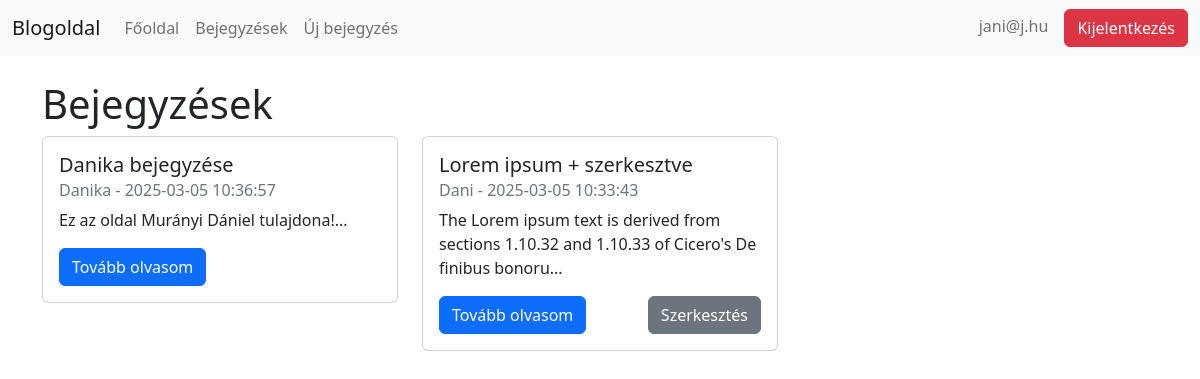
/posts.php (signed in), run on the app's committed database.
### tables this page shows
CREATE TABLE `posts` (
  `id` int(11) NOT NULL,
  `title` varchar(60) NOT NULL,
  `description` text NOT NULL,
  `date` timestamp NOT NULL DEFAULT CURRENT_TIMESTAMP,
  `author_id` int(11) NOT NULL
);

CREATE TABLE `users` (
  `id` int(11) NOT NULL,
  `name` varchar(60) NOT NULL,
  `email` varchar(60) NOT NULL,
  `password` varchar(64) NOT NULL,
  `is_admin` tinyint(1) DEFAULT 0
);

### connection.php (called while the page is built, shortened)
<?php
include 'handler.php';
class DBConnection{
    private $host = "localhost";
    private $user = "root";
    private $password = "root";
    private $database = "blogoldal";
    public $mysqli;
    function __construct()
    {
        $this->mysqli = new mysqli(
            $this->host, $this->user, $this->password, $this->database
        );
    }
    function isAdmin($email = null) {
        if ($email === null && isset($_SESSION['user_email'])) {
            $email = $_SESSION['user_email'];
        }
        $stmt = $this->mysqli->prepare("SELECT is_admin FROM users WHERE email = ?");
        $stmt->bind_param("s", $email);
        $stmt->execute();
        $result = $stmt->get_result();
        if ($row = $result->fetch_assoc()) {
            return $row['is_admin'] == 1;
        }
        return false;
    }
}
?>

### posts.php (the view, shortened to what this page needs)
<?php
include 'connection.php';
$conn = new DBConnection();
$user_email = $_SESSION['user_email'];
$user_query = "SELECT id FROM users WHERE email = '$user_email'";
$user_result = $conn->mysqli->query($user_query);
$user = $user_result->fetch_assoc();
$is_admin = $conn->isAdmin();
$query = "SELECT p.id, p.title, p.description, p.date, p.author_id, u.name as author
          FROM posts p
          JOIN users u ON p.author_id = u.id
          ORDER BY p.date DESC";
$result = $conn->mysqli->query($query);
?>
<!DOCTYPE html>
<html lang="hu">
<head>
    <link href="https://cdn.jsdelivr.net/npm/bootstrap@5.2.3/dist/css/bootstrap.min.css" rel="stylesheet">
</head>
<body>
    <div class="container">
        <h1>Bejegyzések</h1>
        <div class="row">
            <?php
            if ($result->num_rows > 0) {
                while($row = $result->fetch_assoc()) {
                    echo '<div class="col-md-4 mb-3">';
                    echo '<div class="card">';
                    echo '<div class="card-body">';
                    echo '<h5 class="card-title">' . htmlspecialchars($row['title']) . '</h5>';
                    echo '<h6 class="card-subtitle mb-2 text-muted">' . htmlspecialchars($row['author']) . ' - ' . $row['date'] . '</h6>';
                    echo '<p class="card-text">' . substr(htmlspecialchars($row['description']), 0, 100) . '...</p>';
                    echo '<div class="d-flex justify-content-between">';
                    echo '<a href="post_detail.php?id=' . $row['id'] . '" class="btn btn-primary">Tovább olvasom</a>';
                    if ($is_admin || $row['author_id'] == $user['id']) {
                        echo '<a href="edit_post.php?id=' . $row['id'] . '" class="btn btn-secondary">Szerkesztés</a>';
                    }
                    echo '</div>';
                    echo '</div></div></div>';
                }
            } else {
                echo '<div class="col"><p>Jelenleg nincsenek bejegyzések.</p></div>';
            }
            ?>
        </div>
    </div>
</body>
</html>

### data on the page
posts: title "Danika bejegyzése", author.name "Danika", date "2025-03-05 10:36:57", description "Ez az oldal Murányi Dániel tulajdona!"
posts: title "Lorem ipsum + szerkesztve", author.name "Dani", date "2025-03-05 10:33:43", description "The Lorem ipsum text is derived from sections 1.10.32 and 1.10.33 of Cicero's De finibus bonoru"

### other printed values
$_SESSION['user_email'] "jani@j.hu"
